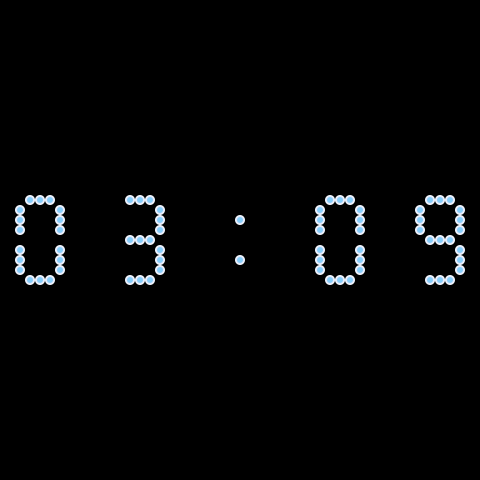
Frame 1 (no input)
Frame 60 (the mouse pressed at the canvas centre just before this capture): identical to frame 1, image omitted
Frame 120 (the mouse held since frame 60 and released just before this capture): identical to frame 1, image omitted

The Processing sketch that drew this single still picture (run headless with seeded random() and noise(); from frame 60 on, the mouse is pressed at the canvas centre):

// Processing sketch: processing_150001
// ── processing_150001.pde

int[] xpos = {
  -10,0,10,20,20,20,20,20,20,10,0,-10,-20,-20,-20,-20,-20,-20,-10,0,10
};

int[] ypos = {
  -40,-40,-40,-30,-20,-10,10,20,30,40,40,40,30,20,10,-10,-20,-30,0,0,0
};

int[][] times = {
  {1,1,1,1,1,1,1,1,1,1,1,1,1,1,1,1,1,1,0,0,0}, // 0
  {0,0,0,1,1,1,1,1,1,0,0,0,0,0,0,0,0,0,0,0,0}, // 1
  {1,1,1,1,1,1,0,0,0,1,1,1,1,1,1,0,0,0,1,1,1}, // 2
  {1,1,1,1,1,1,1,1,1,1,1,1,0,0,0,0,0,0,1,1,1}, // 3
  {0,0,0,1,1,1,1,1,1,0,0,0,0,0,0,1,1,1,1,1,1}, // 4
  {1,1,1,0,0,0,1,1,1,1,1,1,0,0,0,1,1,1,1,1,1}, // 5
  {1,1,1,0,0,0,1,1,1,1,1,1,1,1,1,1,1,1,1,1,1}, // 6
  {1,1,1,1,1,1,1,1,1,0,0,0,0,0,0,0,0,0,0,0,0}, // 7
  {1,1,1,1,1,1,1,1,1,1,1,1,1,1,1,1,1,1,1,1,1}, // 8
  {1,1,1,1,1,1,1,1,1,1,1,1,0,0,0,1,1,1,1,1,1}  // 9
};
int[] time = {0,0,0,0,0,0,0,0,0,0,0,0,0,0,0,0,0,0,0,0,0,0,0,0};
int m1,m2;
int h1,h2;

void setup(){
  size(480,480);
  noStroke();
  smooth();
}

void draw(){
  background(#000000);
  
  for(int i = 0 ; i < 5 ; i++){
    pushMatrix();
    translate(i*100+40,height/2);
    if (i != 2) {
      switch(i){
      case 0:
        time = times[hour()/10];
        break;
      case 1:
        time = times[hour()%10];
        break;
      case 3:
        time = times[minute()/10];
        break;
      case 4:
        time = times[minute()%10];
        break;
      }
      for(int j = 0 ; j < 21 ; j++){
        if(time[j]==1){
          fill(#f0f8ff);
          ellipse(xpos[j],ypos[j],10,10);
          fill(#e6e6fa);
          ellipse(xpos[j],ypos[j],8,8);
          fill(#87cefa);
          ellipse(xpos[j],ypos[j],6,6);
          
        }
      }
    } else {
      fill(#f0f8ff);
      ellipse(0,-20,10,10);
      ellipse(0,20,10,10);
      fill(#e6e6fa);
      ellipse(0,-20,8,8);
      ellipse(0,20,8,8);
      fill(#87cefa);
      ellipse(0,-20,6,6);
      ellipse(0,20,6,6);
    } 
    popMatrix();
  }
}
